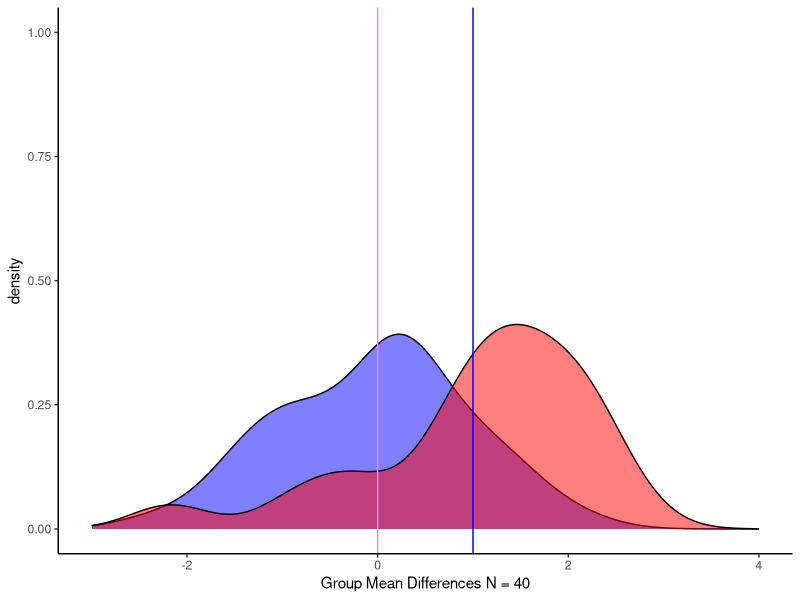
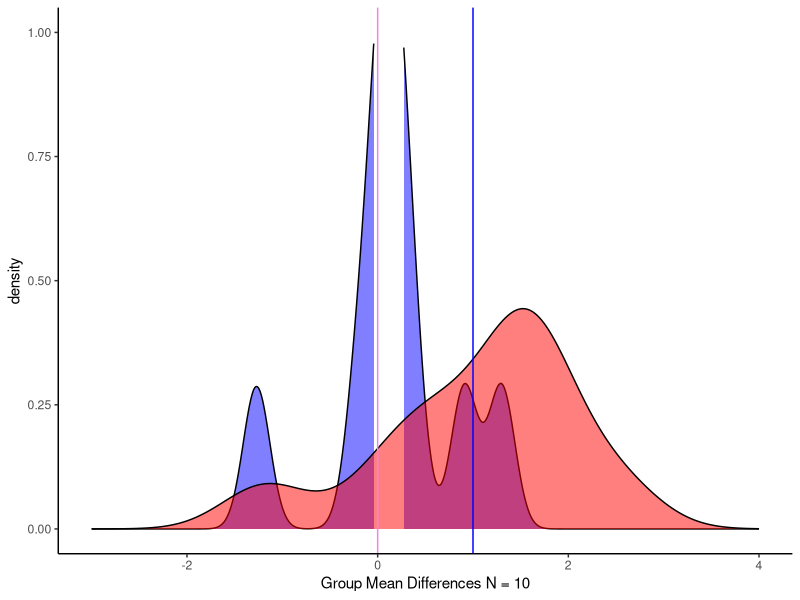
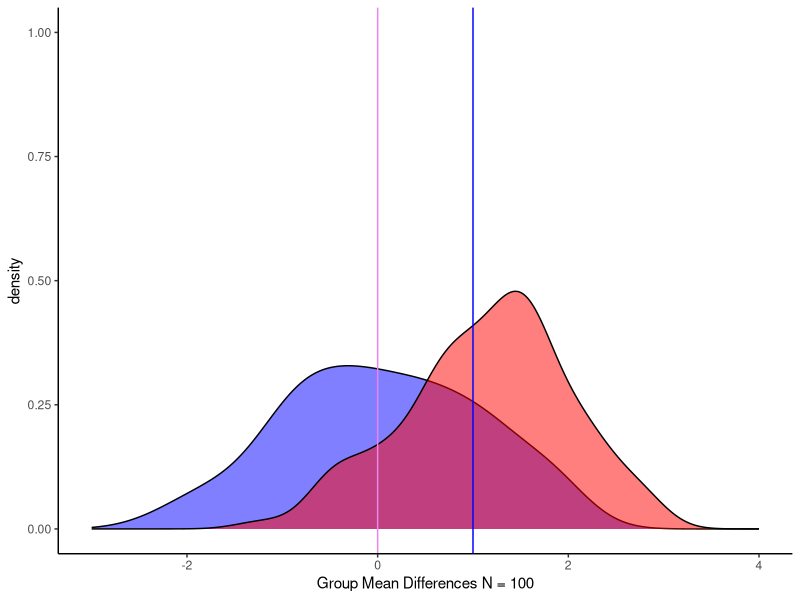
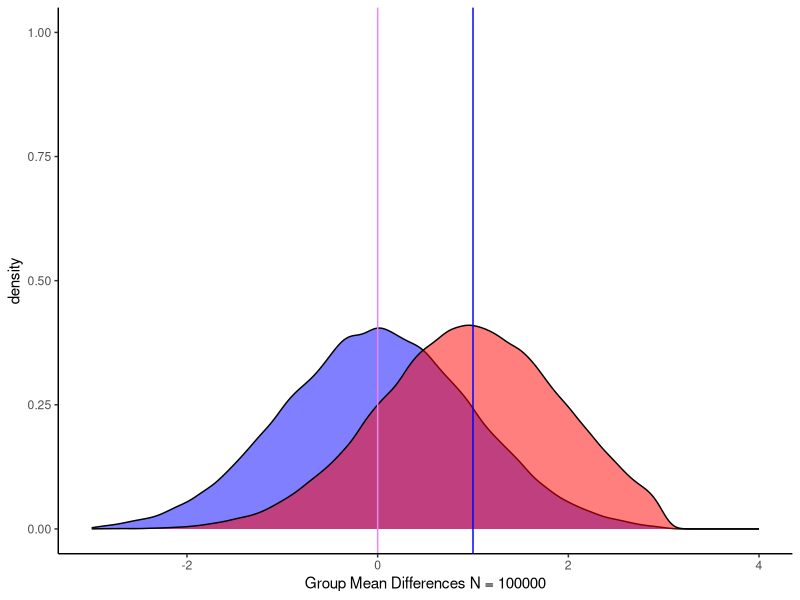
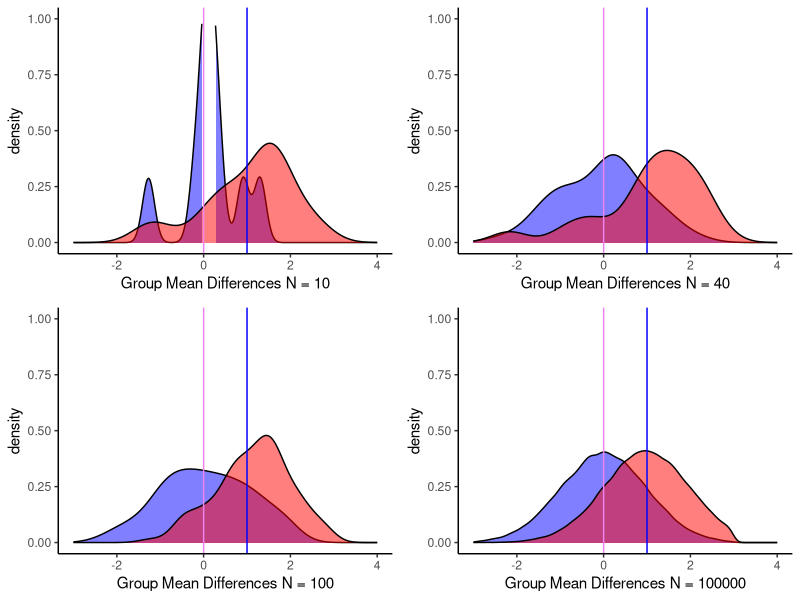

R code for these plots, in order:
## ---- chunk 1
set.seed(123321) #ตั้งค่าการสุ่ม
library(truncnorm)
N40a <- round(rtruncnorm(40, a = -3, b = 3, mean = 0, sd = 1), 2) # สุ่มเลขออกมาให้ได้ 40 ตัวอย่าง
N40b <- round(rtruncnorm(40, a = -3, b = 3, mean = 1, sd = 1), 2)
t.test(N40a, N40b, var.equal = TRUE, alternative = "less") # ใช้ independent t ในการทดสอบ


## ---- chunk 2
N10a <- round(rtruncnorm(10, a = -3, b = 3, mean = 0, sd = 1), 2)
N10b <- round(rtruncnorm(10, a = -3, b = 3, mean = 1, sd = 1), 2)
t.test(N10a, N10b, var.equal = TRUE)

## ---- chunk 3
N100a <- round(rtruncnorm(100, a = -3, b = 3, mean = 0, sd = 1), 2)
N100b <- round(rtruncnorm(100, a = -3, b = 3, mean = 1, sd = 1), 2)
t.test(N100a, N100b, var.equal = TRUE)

## ---- chunk 4
library(ggplot2) #สร้างกราฟด้วย ggplot2
N40 <- data.frame(N40a, N40b)
medium <- ggplot(N40) +
  geom_density(aes(x = N40a), fill = "blue", alpha = 0.5) +
  geom_density(aes(x = N40b), fill = "Red", alpha = 0.5) +
  xlab("Group Mean Differences N = 40") +
  xlim(-3, 4) +
  ylim(0, 1) +
  geom_vline(xintercept = 0, color = "violet") +
  geom_vline(xintercept = 1, color = "blue") +
  theme_classic()
medium
## ---- chunk 5
library(ggplot2)
N10 <- data.frame(N10a, N10b)
small <- ggplot(N10) +
  geom_density(aes(x = N10a), fill = "blue", alpha = 0.5) +
  geom_density(aes(x = N10b), fill = "Red", alpha = 0.5) +
  xlab("Group Mean Differences N = 10") +
  xlim(-3, 4) +
  ylim(0, 1) +
  geom_vline(xintercept = 0, color = "violet") +
  geom_vline(xintercept = 1, color = "blue") +
  theme_classic()
small

## ---- chunk 6
library(ggplot2)
N100 <- data.frame(N100a, N100b)
big <- ggplot(N100) +
  geom_density(aes(x = N100a), fill = "blue", alpha = 0.5) +
  geom_density(aes(x = N100b), fill = "Red", alpha = 0.5) +
  xlab("Group Mean Differences N = 100") +
  xlim(-3, 4) +
  ylim(0, 1) +
  geom_vline(xintercept = 0, color = "violet") +
  geom_vline(xintercept = 1, color = "blue") +
  theme_classic()
big

## ---- chunk 7
N100000a <- round(rtruncnorm(100000, a = -3, b = 3, mean = 0, sd = 1), 2)
N100000b <- round(rtruncnorm(100000, a = -3, b = 3, mean = 1, sd = 1), 2)
t.test(N100000a, N100000b, var.equal = TRUE)

## ---- chunk 8
library(ggplot2)
N100000 <- data.frame(N100000a, N100000b)
Non.pratical <- ggplot(N100000) +
  geom_density(aes(x = N100000a), fill = "blue", alpha = 0.5) +
  geom_density(aes(x = N100000b), fill = "Red", alpha = 0.5) +
  xlab("Group Mean Differences N = 100000") +
  xlim(-3, 4) +
  ylim(0, 1) +
  geom_vline(xintercept = 0, color = "violet") +
  geom_vline(xintercept = 1, color = "blue") +
  theme_classic()
Non.pratical

## ---- chunk 9
gridExtra::grid.arrange(small, medium, big, Non.pratical, ncol = 2, nrow = 2)
